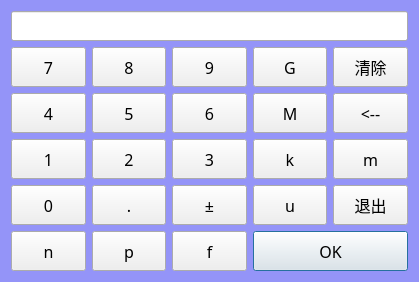
<?xml version="1.0" encoding="UTF-8"?>
<ui version="4.0">
 <class>NumberInput</class>
 <widget class="QDialog" name="NumberInput">
  <property name="geometry">
   <rect>
    <x>0</x>
    <y>0</y>
    <width>419</width>
    <height>280</height>
   </rect>
  </property>
  <property name="font">
   <font>
    <family>楷体</family>
    <pointsize>11</pointsize>
    <weight>50</weight>
    <italic>false</italic>
    <bold>false</bold>
   </font>
  </property>
  <property name="windowTitle">
   <string>Dialog</string>
  </property>
  <property name="styleSheet">
   <string notr="true">QDialog
{
	
	font: 11pt &quot;楷体&quot;;
	background-color: rgb(148, 148, 248);
}</string>
  </property>
  <layout class="QVBoxLayout" name="verticalLayout">
   <item>
    <layout class="QGridLayout" name="gridLayout">
     <item row="0" column="0" colspan="5">
      <widget class="QLineEdit" name="txtNumber">
       <property name="enabled">
        <bool>true</bool>
       </property>
       <property name="minimumSize">
        <size>
         <width>40</width>
         <height>30</height>
        </size>
       </property>
       <property name="font">
        <font>
         <family>楷体</family>
         <pointsize>14</pointsize>
        </font>
       </property>
       <property name="alignment">
        <set>Qt::AlignRight|Qt::AlignTrailing|Qt::AlignVCenter</set>
       </property>
       <property name="readOnly">
        <bool>true</bool>
       </property>
      </widget>
     </item>
     <item row="1" column="0">
      <widget class="QPushButton" name="btn7">
       <property name="minimumSize">
        <size>
         <width>40</width>
         <height>40</height>
        </size>
       </property>
       <property name="maximumSize">
        <size>
         <width>1111111</width>
         <height>1111111</height>
        </size>
       </property>
       <property name="font">
        <font>
         <family>楷体</family>
         <pointsize>12</pointsize>
        </font>
       </property>
       <property name="text">
        <string>7</string>
       </property>
       <property name="shortcut">
        <string>7</string>
       </property>
      </widget>
     </item>
     <item row="1" column="1">
      <widget class="QPushButton" name="btn8">
       <property name="minimumSize">
        <size>
         <width>40</width>
         <height>40</height>
        </size>
       </property>
       <property name="maximumSize">
        <size>
         <width>1111111</width>
         <height>1111111</height>
        </size>
       </property>
       <property name="font">
        <font>
         <family>楷体</family>
         <pointsize>12</pointsize>
        </font>
       </property>
       <property name="text">
        <string>8</string>
       </property>
       <property name="shortcut">
        <string>8</string>
       </property>
      </widget>
     </item>
     <item row="1" column="2">
      <widget class="QPushButton" name="btn9">
       <property name="minimumSize">
        <size>
         <width>40</width>
         <height>40</height>
        </size>
       </property>
       <property name="maximumSize">
        <size>
         <width>1111111</width>
         <height>1111111</height>
        </size>
       </property>
       <property name="font">
        <font>
         <family>楷体</family>
         <pointsize>12</pointsize>
        </font>
       </property>
       <property name="text">
        <string>9</string>
       </property>
       <property name="shortcut">
        <string>9</string>
       </property>
      </widget>
     </item>
     <item row="1" column="3">
      <widget class="QPushButton" name="btnG">
       <property name="minimumSize">
        <size>
         <width>40</width>
         <height>40</height>
        </size>
       </property>
       <property name="maximumSize">
        <size>
         <width>1111111</width>
         <height>1111111</height>
        </size>
       </property>
       <property name="font">
        <font>
         <family>楷体</family>
         <pointsize>12</pointsize>
        </font>
       </property>
       <property name="text">
        <string>G</string>
       </property>
       <property name="shortcut">
        <string>G</string>
       </property>
      </widget>
     </item>
     <item row="1" column="4">
      <widget class="QPushButton" name="btnClear">
       <property name="minimumSize">
        <size>
         <width>40</width>
         <height>40</height>
        </size>
       </property>
       <property name="maximumSize">
        <size>
         <width>1111111</width>
         <height>1111111</height>
        </size>
       </property>
       <property name="font">
        <font>
         <family>楷体</family>
         <pointsize>12</pointsize>
        </font>
       </property>
       <property name="text">
        <string>清除</string>
       </property>
      </widget>
     </item>
     <item row="2" column="0">
      <widget class="QPushButton" name="btn4">
       <property name="minimumSize">
        <size>
         <width>40</width>
         <height>40</height>
        </size>
       </property>
       <property name="maximumSize">
        <size>
         <width>1111111</width>
         <height>1111111</height>
        </size>
       </property>
       <property name="font">
        <font>
         <family>楷体</family>
         <pointsize>12</pointsize>
        </font>
       </property>
       <property name="text">
        <string>4</string>
       </property>
       <property name="shortcut">
        <string>4</string>
       </property>
      </widget>
     </item>
     <item row="2" column="1">
      <widget class="QPushButton" name="btn5">
       <property name="minimumSize">
        <size>
         <width>40</width>
         <height>40</height>
        </size>
       </property>
       <property name="maximumSize">
        <size>
         <width>1111111</width>
         <height>1111111</height>
        </size>
       </property>
       <property name="font">
        <font>
         <family>楷体</family>
         <pointsize>12</pointsize>
        </font>
       </property>
       <property name="text">
        <string>5</string>
       </property>
       <property name="shortcut">
        <string>5</string>
       </property>
      </widget>
     </item>
     <item row="2" column="2">
      <widget class="QPushButton" name="btn6">
       <property name="minimumSize">
        <size>
         <width>40</width>
         <height>40</height>
        </size>
       </property>
       <property name="maximumSize">
        <size>
         <width>1111111</width>
         <height>1111111</height>
        </size>
       </property>
       <property name="font">
        <font>
         <family>楷体</family>
         <pointsize>12</pointsize>
        </font>
       </property>
       <property name="text">
        <string>6</string>
       </property>
       <property name="shortcut">
        <string>6</string>
       </property>
      </widget>
     </item>
     <item row="2" column="3">
      <widget class="QPushButton" name="btnM">
       <property name="minimumSize">
        <size>
         <width>40</width>
         <height>40</height>
        </size>
       </property>
       <property name="maximumSize">
        <size>
         <width>1111111</width>
         <height>1111111</height>
        </size>
       </property>
       <property name="font">
        <font>
         <family>楷体</family>
         <pointsize>12</pointsize>
        </font>
       </property>
       <property name="text">
        <string>M</string>
       </property>
       <property name="shortcut">
        <string>Shift+M</string>
       </property>
      </widget>
     </item>
     <item row="2" column="4">
      <widget class="QPushButton" name="btnDel">
       <property name="minimumSize">
        <size>
         <width>40</width>
         <height>40</height>
        </size>
       </property>
       <property name="maximumSize">
        <size>
         <width>1111111</width>
         <height>1111111</height>
        </size>
       </property>
       <property name="font">
        <font>
         <family>楷体</family>
         <pointsize>12</pointsize>
        </font>
       </property>
       <property name="text">
        <string>&lt;--</string>
       </property>
       <property name="shortcut">
        <string>Backspace</string>
       </property>
      </widget>
     </item>
     <item row="3" column="0">
      <widget class="QPushButton" name="btn1">
       <property name="minimumSize">
        <size>
         <width>40</width>
         <height>40</height>
        </size>
       </property>
       <property name="maximumSize">
        <size>
         <width>1111111</width>
         <height>1111111</height>
        </size>
       </property>
       <property name="font">
        <font>
         <family>楷体</family>
         <pointsize>12</pointsize>
        </font>
       </property>
       <property name="text">
        <string>1</string>
       </property>
       <property name="shortcut">
        <string>1</string>
       </property>
      </widget>
     </item>
     <item row="3" column="1">
      <widget class="QPushButton" name="btn2">
       <property name="minimumSize">
        <size>
         <width>40</width>
         <height>40</height>
        </size>
       </property>
       <property name="maximumSize">
        <size>
         <width>1111111</width>
         <height>1111111</height>
        </size>
       </property>
       <property name="font">
        <font>
         <family>楷体</family>
         <pointsize>12</pointsize>
        </font>
       </property>
       <property name="text">
        <string>2</string>
       </property>
       <property name="shortcut">
        <string>2</string>
       </property>
      </widget>
     </item>
     <item row="3" column="2">
      <widget class="QPushButton" name="btn3">
       <property name="minimumSize">
        <size>
         <width>40</width>
         <height>40</height>
        </size>
       </property>
       <property name="maximumSize">
        <size>
         <width>1111111</width>
         <height>1111111</height>
        </size>
       </property>
       <property name="font">
        <font>
         <family>楷体</family>
         <pointsize>12</pointsize>
        </font>
       </property>
       <property name="text">
        <string>3</string>
       </property>
       <property name="shortcut">
        <string>3</string>
       </property>
      </widget>
     </item>
     <item row="3" column="3">
      <widget class="QPushButton" name="btnk">
       <property name="minimumSize">
        <size>
         <width>40</width>
         <height>40</height>
        </size>
       </property>
       <property name="maximumSize">
        <size>
         <width>1111111</width>
         <height>1111111</height>
        </size>
       </property>
       <property name="font">
        <font>
         <family>楷体</family>
         <pointsize>12</pointsize>
        </font>
       </property>
       <property name="text">
        <string>k</string>
       </property>
       <property name="shortcut">
        <string>K</string>
       </property>
      </widget>
     </item>
     <item row="3" column="4">
      <widget class="QPushButton" name="btnm">
       <property name="minimumSize">
        <size>
         <width>40</width>
         <height>40</height>
        </size>
       </property>
       <property name="maximumSize">
        <size>
         <width>1111111</width>
         <height>1111111</height>
        </size>
       </property>
       <property name="font">
        <font>
         <family>楷体</family>
         <pointsize>12</pointsize>
        </font>
       </property>
       <property name="text">
        <string>m</string>
       </property>
       <property name="shortcut">
        <string>M</string>
       </property>
      </widget>
     </item>
     <item row="4" column="0">
      <widget class="QPushButton" name="btn0">
       <property name="minimumSize">
        <size>
         <width>40</width>
         <height>40</height>
        </size>
       </property>
       <property name="maximumSize">
        <size>
         <width>1111111</width>
         <height>1111111</height>
        </size>
       </property>
       <property name="font">
        <font>
         <family>楷体</family>
         <pointsize>12</pointsize>
        </font>
       </property>
       <property name="text">
        <string>0</string>
       </property>
       <property name="shortcut">
        <string>0</string>
       </property>
      </widget>
     </item>
     <item row="4" column="1">
      <widget class="QPushButton" name="btnDota">
       <property name="minimumSize">
        <size>
         <width>40</width>
         <height>40</height>
        </size>
       </property>
       <property name="maximumSize">
        <size>
         <width>1111111</width>
         <height>1111111</height>
        </size>
       </property>
       <property name="font">
        <font>
         <family>楷体</family>
         <pointsize>12</pointsize>
        </font>
       </property>
       <property name="text">
        <string>.</string>
       </property>
       <property name="shortcut">
        <string>.</string>
       </property>
      </widget>
     </item>
     <item row="4" column="2">
      <widget class="QPushButton" name="btnSign">
       <property name="minimumSize">
        <size>
         <width>40</width>
         <height>40</height>
        </size>
       </property>
       <property name="maximumSize">
        <size>
         <width>1111111</width>
         <height>1111111</height>
        </size>
       </property>
       <property name="font">
        <font>
         <family>楷体</family>
         <pointsize>12</pointsize>
        </font>
       </property>
       <property name="text">
        <string>±</string>
       </property>
       <property name="shortcut">
        <string>Shift+A</string>
       </property>
      </widget>
     </item>
     <item row="4" column="3">
      <widget class="QPushButton" name="btnu">
       <property name="minimumSize">
        <size>
         <width>40</width>
         <height>40</height>
        </size>
       </property>
       <property name="maximumSize">
        <size>
         <width>1111111</width>
         <height>1111111</height>
        </size>
       </property>
       <property name="font">
        <font>
         <family>楷体</family>
         <pointsize>12</pointsize>
        </font>
       </property>
       <property name="text">
        <string>u</string>
       </property>
       <property name="shortcut">
        <string>U</string>
       </property>
      </widget>
     </item>
     <item row="4" column="4">
      <widget class="QPushButton" name="btnCancel">
       <property name="minimumSize">
        <size>
         <width>40</width>
         <height>40</height>
        </size>
       </property>
       <property name="maximumSize">
        <size>
         <width>1111111</width>
         <height>1111111</height>
        </size>
       </property>
       <property name="font">
        <font>
         <family>楷体</family>
         <pointsize>12</pointsize>
        </font>
       </property>
       <property name="text">
        <string>退出</string>
       </property>
       <property name="shortcut">
        <string>Esc</string>
       </property>
      </widget>
     </item>
     <item row="5" column="0">
      <widget class="QPushButton" name="btnn">
       <property name="minimumSize">
        <size>
         <width>40</width>
         <height>40</height>
        </size>
       </property>
       <property name="maximumSize">
        <size>
         <width>1111111</width>
         <height>1111111</height>
        </size>
       </property>
       <property name="font">
        <font>
         <family>楷体</family>
         <pointsize>12</pointsize>
        </font>
       </property>
       <property name="text">
        <string>n</string>
       </property>
       <property name="shortcut">
        <string>N</string>
       </property>
      </widget>
     </item>
     <item row="5" column="1">
      <widget class="QPushButton" name="btnp">
       <property name="minimumSize">
        <size>
         <width>40</width>
         <height>40</height>
        </size>
       </property>
       <property name="maximumSize">
        <size>
         <width>1111111</width>
         <height>1111111</height>
        </size>
       </property>
       <property name="font">
        <font>
         <family>楷体</family>
         <pointsize>12</pointsize>
        </font>
       </property>
       <property name="text">
        <string>p</string>
       </property>
       <property name="shortcut">
        <string>P</string>
       </property>
      </widget>
     </item>
     <item row="5" column="2">
      <widget class="QPushButton" name="btnf">
       <property name="minimumSize">
        <size>
         <width>40</width>
         <height>40</height>
        </size>
       </property>
       <property name="maximumSize">
        <size>
         <width>1111111</width>
         <height>1111111</height>
        </size>
       </property>
       <property name="font">
        <font>
         <family>楷体</family>
         <pointsize>12</pointsize>
        </font>
       </property>
       <property name="text">
        <string>f</string>
       </property>
       <property name="shortcut">
        <string>F</string>
       </property>
      </widget>
     </item>
     <item row="5" column="3" colspan="2">
      <widget class="QPushButton" name="btnOk">
       <property name="minimumSize">
        <size>
         <width>40</width>
         <height>40</height>
        </size>
       </property>
       <property name="maximumSize">
        <size>
         <width>1111111</width>
         <height>1111111</height>
        </size>
       </property>
       <property name="font">
        <font>
         <family>楷体</family>
         <pointsize>12</pointsize>
        </font>
       </property>
       <property name="text">
        <string>OK</string>
       </property>
       <property name="shortcut">
        <string>Shift+V</string>
       </property>
       <property name="default">
        <bool>true</bool>
       </property>
      </widget>
     </item>
    </layout>
   </item>
  </layout>
 </widget>
 <resources/>
 <connections/>
</ui>
